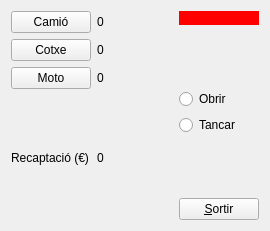
<?xml version="1.0" encoding="UTF-8"?>
<ui version="4.0">
 <class>MyForm</class>
 <widget class="QWidget" name="MyForm">
  <property name="geometry">
   <rect>
    <x>0</x>
    <y>0</y>
    <width>270</width>
    <height>231</height>
   </rect>
  </property>
  <property name="windowTitle">
   <string>Form</string>
  </property>
  <layout class="QHBoxLayout" name="horizontalLayout_3">
   <item>
    <layout class="QGridLayout" name="gridLayout">
     <item row="0" column="0">
      <widget class="QPushButton" name="pushButton">
       <property name="text">
        <string>Camió</string>
       </property>
      </widget>
     </item>
     <item row="0" column="1">
      <widget class="MyQLabel" name="label_6">
       <property name="text">
        <string>0</string>
       </property>
      </widget>
     </item>
     <item row="1" column="0">
      <widget class="QPushButton" name="pushButton_2">
       <property name="text">
        <string>Cotxe</string>
       </property>
      </widget>
     </item>
     <item row="1" column="1">
      <widget class="MyQLabel" name="label_5">
       <property name="text">
        <string>0</string>
       </property>
      </widget>
     </item>
     <item row="2" column="0">
      <widget class="QPushButton" name="pushButton_3">
       <property name="text">
        <string>Moto</string>
       </property>
      </widget>
     </item>
     <item row="2" column="1">
      <widget class="MyQLabel" name="label_4">
       <property name="text">
        <string>0</string>
       </property>
      </widget>
     </item>
     <item row="3" column="0">
      <widget class="QLabel" name="label_2">
       <property name="text">
        <string>Recaptació (€)</string>
       </property>
      </widget>
     </item>
     <item row="3" column="1">
      <widget class="MyQLabel" name="label_3">
       <property name="text">
        <string>0</string>
       </property>
      </widget>
     </item>
    </layout>
   </item>
   <item>
    <spacer name="horizontalSpacer">
     <property name="orientation">
      <enum>Qt::Horizontal</enum>
     </property>
     <property name="sizeType">
      <enum>QSizePolicy::MinimumExpanding</enum>
     </property>
     <property name="sizeHint" stdset="0">
      <size>
       <width>40</width>
       <height>20</height>
      </size>
     </property>
    </spacer>
   </item>
   <item>
    <layout class="QVBoxLayout" name="verticalLayout">
     <item>
      <widget class="MyQLabel" name="label">
       <property name="palette">
        <palette>
         <active>
          <colorrole role="WindowText">
           <brush brushstyle="SolidPattern">
            <color alpha="255">
             <red>25</red>
             <green>26</green>
             <blue>44</blue>
            </color>
           </brush>
          </colorrole>
          <colorrole role="Button">
           <brush brushstyle="SolidPattern">
            <color alpha="255">
             <red>255</red>
             <green>0</green>
             <blue>0</blue>
            </color>
           </brush>
          </colorrole>
          <colorrole role="Midlight">
           <brush brushstyle="SolidPattern">
            <color alpha="255">
             <red>203</red>
             <green>62</green>
             <blue>92</blue>
            </color>
           </brush>
          </colorrole>
          <colorrole role="Dark">
           <brush brushstyle="SolidPattern">
            <color alpha="255">
             <red>62</red>
             <green>92</green>
             <blue>177</blue>
            </color>
           </brush>
          </colorrole>
          <colorrole role="Mid">
           <brush brushstyle="SolidPattern">
            <color alpha="255">
             <red>70</red>
             <green>182</green>
             <blue>184</blue>
            </color>
           </brush>
          </colorrole>
          <colorrole role="Text">
           <brush brushstyle="SolidPattern">
            <color alpha="255">
             <red>0</red>
             <green>255</green>
             <blue>127</blue>
            </color>
           </brush>
          </colorrole>
          <colorrole role="ButtonText">
           <brush brushstyle="SolidPattern">
            <color alpha="255">
             <red>170</red>
             <green>85</green>
             <blue>255</blue>
            </color>
           </brush>
          </colorrole>
          <colorrole role="Base">
           <brush brushstyle="SolidPattern">
            <color alpha="255">
             <red>255</red>
             <green>0</green>
             <blue>0</blue>
            </color>
           </brush>
          </colorrole>
          <colorrole role="Window">
           <brush brushstyle="SolidPattern">
            <color alpha="255">
             <red>255</red>
             <green>0</green>
             <blue>0</blue>
            </color>
           </brush>
          </colorrole>
          <colorrole role="Shadow">
           <brush brushstyle="SolidPattern">
            <color alpha="255">
             <red>155</red>
             <green>39</green>
             <blue>163</blue>
            </color>
           </brush>
          </colorrole>
          <colorrole role="NoRole">
           <brush brushstyle="SolidPattern">
            <color alpha="255">
             <red>0</red>
             <green>170</green>
             <blue>0</blue>
            </color>
           </brush>
          </colorrole>
         </active>
         <inactive>
          <colorrole role="WindowText">
           <brush brushstyle="SolidPattern">
            <color alpha="255">
             <red>25</red>
             <green>26</green>
             <blue>44</blue>
            </color>
           </brush>
          </colorrole>
          <colorrole role="Button">
           <brush brushstyle="SolidPattern">
            <color alpha="255">
             <red>255</red>
             <green>0</green>
             <blue>0</blue>
            </color>
           </brush>
          </colorrole>
          <colorrole role="Midlight">
           <brush brushstyle="SolidPattern">
            <color alpha="255">
             <red>203</red>
             <green>62</green>
             <blue>92</blue>
            </color>
           </brush>
          </colorrole>
          <colorrole role="Dark">
           <brush brushstyle="SolidPattern">
            <color alpha="255">
             <red>62</red>
             <green>92</green>
             <blue>177</blue>
            </color>
           </brush>
          </colorrole>
          <colorrole role="Mid">
           <brush brushstyle="SolidPattern">
            <color alpha="255">
             <red>70</red>
             <green>182</green>
             <blue>184</blue>
            </color>
           </brush>
          </colorrole>
          <colorrole role="Text">
           <brush brushstyle="SolidPattern">
            <color alpha="255">
             <red>0</red>
             <green>255</green>
             <blue>127</blue>
            </color>
           </brush>
          </colorrole>
          <colorrole role="ButtonText">
           <brush brushstyle="SolidPattern">
            <color alpha="255">
             <red>170</red>
             <green>85</green>
             <blue>255</blue>
            </color>
           </brush>
          </colorrole>
          <colorrole role="Base">
           <brush brushstyle="SolidPattern">
            <color alpha="255">
             <red>255</red>
             <green>0</green>
             <blue>0</blue>
            </color>
           </brush>
          </colorrole>
          <colorrole role="Window">
           <brush brushstyle="SolidPattern">
            <color alpha="255">
             <red>255</red>
             <green>0</green>
             <blue>0</blue>
            </color>
           </brush>
          </colorrole>
          <colorrole role="Shadow">
           <brush brushstyle="SolidPattern">
            <color alpha="255">
             <red>155</red>
             <green>39</green>
             <blue>163</blue>
            </color>
           </brush>
          </colorrole>
          <colorrole role="NoRole">
           <brush brushstyle="SolidPattern">
            <color alpha="255">
             <red>0</red>
             <green>170</green>
             <blue>0</blue>
            </color>
           </brush>
          </colorrole>
         </inactive>
         <disabled>
          <colorrole role="WindowText">
           <brush brushstyle="SolidPattern">
            <color alpha="255">
             <red>62</red>
             <green>92</green>
             <blue>177</blue>
            </color>
           </brush>
          </colorrole>
          <colorrole role="Button">
           <brush brushstyle="SolidPattern">
            <color alpha="255">
             <red>255</red>
             <green>0</green>
             <blue>0</blue>
            </color>
           </brush>
          </colorrole>
          <colorrole role="Midlight">
           <brush brushstyle="SolidPattern">
            <color alpha="255">
             <red>203</red>
             <green>62</green>
             <blue>92</blue>
            </color>
           </brush>
          </colorrole>
          <colorrole role="Dark">
           <brush brushstyle="SolidPattern">
            <color alpha="255">
             <red>62</red>
             <green>92</green>
             <blue>177</blue>
            </color>
           </brush>
          </colorrole>
          <colorrole role="Mid">
           <brush brushstyle="SolidPattern">
            <color alpha="255">
             <red>70</red>
             <green>182</green>
             <blue>184</blue>
            </color>
           </brush>
          </colorrole>
          <colorrole role="Text">
           <brush brushstyle="SolidPattern">
            <color alpha="255">
             <red>62</red>
             <green>92</green>
             <blue>177</blue>
            </color>
           </brush>
          </colorrole>
          <colorrole role="ButtonText">
           <brush brushstyle="SolidPattern">
            <color alpha="255">
             <red>62</red>
             <green>92</green>
             <blue>177</blue>
            </color>
           </brush>
          </colorrole>
          <colorrole role="Base">
           <brush brushstyle="SolidPattern">
            <color alpha="255">
             <red>255</red>
             <green>0</green>
             <blue>0</blue>
            </color>
           </brush>
          </colorrole>
          <colorrole role="Window">
           <brush brushstyle="SolidPattern">
            <color alpha="255">
             <red>255</red>
             <green>0</green>
             <blue>0</blue>
            </color>
           </brush>
          </colorrole>
          <colorrole role="Shadow">
           <brush brushstyle="SolidPattern">
            <color alpha="255">
             <red>155</red>
             <green>39</green>
             <blue>163</blue>
            </color>
           </brush>
          </colorrole>
          <colorrole role="NoRole">
           <brush brushstyle="SolidPattern">
            <color alpha="255">
             <red>0</red>
             <green>170</green>
             <blue>0</blue>
            </color>
           </brush>
          </colorrole>
         </disabled>
        </palette>
       </property>
       <property name="styleSheet">
        <string notr="true">background:red;</string>
       </property>
       <property name="text">
        <string/>
       </property>
      </widget>
     </item>
     <item>
      <spacer name="verticalSpacer_2">
       <property name="orientation">
        <enum>Qt::Vertical</enum>
       </property>
       <property name="sizeType">
        <enum>QSizePolicy::MinimumExpanding</enum>
       </property>
       <property name="sizeHint" stdset="0">
        <size>
         <width>20</width>
         <height>40</height>
        </size>
       </property>
      </spacer>
     </item>
     <item>
      <widget class="QRadioButton" name="radioButton">
       <property name="text">
        <string>Obrir</string>
       </property>
      </widget>
     </item>
     <item>
      <widget class="QRadioButton" name="radioButton_2">
       <property name="text">
        <string>Tancar</string>
       </property>
      </widget>
     </item>
     <item>
      <spacer name="verticalSpacer">
       <property name="orientation">
        <enum>Qt::Vertical</enum>
       </property>
       <property name="sizeType">
        <enum>QSizePolicy::MinimumExpanding</enum>
       </property>
       <property name="sizeHint" stdset="0">
        <size>
         <width>20</width>
         <height>40</height>
        </size>
       </property>
      </spacer>
     </item>
     <item>
      <widget class="QPushButton" name="pushButton_4">
       <property name="text">
        <string>&amp;Sortir</string>
       </property>
      </widget>
     </item>
    </layout>
   </item>
  </layout>
 </widget>
 <customwidgets>
  <customwidget>
   <class>MyQLabel</class>
   <extends>QLabel</extends>
   <header>MyQLabel.h</header>
   <slots>
    <slot>obert()</slot>
    <slot>tancat()</slot>
    <slot>camio()</slot>
    <slot>cotxe()</slot>
    <slot>moto()</slot>
    <slot>unEuro()</slot>
    <slot>quatreEuro()</slot>
   </slots>
  </customwidget>
 </customwidgets>
 <resources/>
 <connections>
  <connection>
   <sender>radioButton</sender>
   <signal>clicked()</signal>
   <receiver>label</receiver>
   <slot>obert()</slot>
   <hints>
    <hint type="sourcelabel">
     <x>253</x>
     <y>107</y>
    </hint>
    <hint type="destinationlabel">
     <x>258</x>
     <y>28</y>
    </hint>
   </hints>
  </connection>
  <connection>
   <sender>radioButton_2</sender>
   <signal>clicked()</signal>
   <receiver>label</receiver>
   <slot>tancat()</slot>
   <hints>
    <hint type="sourcelabel">
     <x>253</x>
     <y>139</y>
    </hint>
    <hint type="destinationlabel">
     <x>258</x>
     <y>27</y>
    </hint>
   </hints>
  </connection>
  <connection>
   <sender>pushButton</sender>
   <signal>clicked()</signal>
   <receiver>label_6</receiver>
   <slot>camio()</slot>
   <hints>
    <hint type="sourcelabel">
     <x>92</x>
     <y>24</y>
    </hint>
    <hint type="destinationlabel">
     <x>116</x>
     <y>28</y>
    </hint>
   </hints>
  </connection>
  <connection>
   <sender>pushButton_2</sender>
   <signal>clicked()</signal>
   <receiver>label_5</receiver>
   <slot>cotxe()</slot>
   <hints>
    <hint type="sourcelabel">
     <x>64</x>
     <y>55</y>
    </hint>
    <hint type="destinationlabel">
     <x>116</x>
     <y>63</y>
    </hint>
   </hints>
  </connection>
  <connection>
   <sender>pushButton_3</sender>
   <signal>clicked()</signal>
   <receiver>label_4</receiver>
   <slot>moto()</slot>
   <hints>
    <hint type="sourcelabel">
     <x>78</x>
     <y>88</y>
    </hint>
    <hint type="destinationlabel">
     <x>118</x>
     <y>97</y>
    </hint>
   </hints>
  </connection>
  <connection>
   <sender>pushButton_4</sender>
   <signal>clicked()</signal>
   <receiver>MyForm</receiver>
   <slot>close()</slot>
   <hints>
    <hint type="sourcelabel">
     <x>258</x>
     <y>217</y>
    </hint>
    <hint type="destinationlabel">
     <x>269</x>
     <y>230</y>
    </hint>
   </hints>
  </connection>
  <connection>
   <sender>pushButton_2</sender>
   <signal>clicked()</signal>
   <receiver>label_3</receiver>
   <slot>unEuro()</slot>
   <hints>
    <hint type="sourcelabel">
     <x>23</x>
     <y>59</y>
    </hint>
    <hint type="destinationlabel">
     <x>113</x>
     <y>206</y>
    </hint>
   </hints>
  </connection>
  <connection>
   <sender>pushButton_3</sender>
   <signal>clicked()</signal>
   <receiver>label_3</receiver>
   <slot>unEuro()</slot>
   <hints>
    <hint type="sourcelabel">
     <x>52</x>
     <y>97</y>
    </hint>
    <hint type="destinationlabel">
     <x>116</x>
     <y>205</y>
    </hint>
   </hints>
  </connection>
  <connection>
   <sender>pushButton</sender>
   <signal>clicked()</signal>
   <receiver>label_3</receiver>
   <slot>quatreEuro()</slot>
   <hints>
    <hint type="sourcelabel">
     <x>84</x>
     <y>21</y>
    </hint>
    <hint type="destinationlabel">
     <x>120</x>
     <y>220</y>
    </hint>
   </hints>
  </connection>
  <connection>
   <sender>radioButton</sender>
   <signal>clicked()</signal>
   <receiver>label_6</receiver>
   <slot>obert()</slot>
   <hints>
    <hint type="sourcelabel">
     <x>253</x>
     <y>107</y>
    </hint>
    <hint type="destinationlabel">
     <x>117</x>
     <y>23</y>
    </hint>
   </hints>
  </connection>
  <connection>
   <sender>radioButton</sender>
   <signal>clicked()</signal>
   <receiver>label_5</receiver>
   <slot>obert()</slot>
   <hints>
    <hint type="sourcelabel">
     <x>253</x>
     <y>107</y>
    </hint>
    <hint type="destinationlabel">
     <x>116</x>
     <y>57</y>
    </hint>
   </hints>
  </connection>
  <connection>
   <sender>radioButton</sender>
   <signal>clicked()</signal>
   <receiver>label_4</receiver>
   <slot>obert()</slot>
   <hints>
    <hint type="sourcelabel">
     <x>253</x>
     <y>107</y>
    </hint>
    <hint type="destinationlabel">
     <x>115</x>
     <y>91</y>
    </hint>
   </hints>
  </connection>
  <connection>
   <sender>radioButton_2</sender>
   <signal>clicked()</signal>
   <receiver>label_6</receiver>
   <slot>tancat()</slot>
   <hints>
    <hint type="sourcelabel">
     <x>253</x>
     <y>139</y>
    </hint>
    <hint type="destinationlabel">
     <x>117</x>
     <y>27</y>
    </hint>
   </hints>
  </connection>
  <connection>
   <sender>radioButton_2</sender>
   <signal>clicked()</signal>
   <receiver>label_5</receiver>
   <slot>tancat()</slot>
   <hints>
    <hint type="sourcelabel">
     <x>253</x>
     <y>139</y>
    </hint>
    <hint type="destinationlabel">
     <x>112</x>
     <y>56</y>
    </hint>
   </hints>
  </connection>
  <connection>
   <sender>radioButton_2</sender>
   <signal>clicked()</signal>
   <receiver>label_4</receiver>
   <slot>tancat()</slot>
   <hints>
    <hint type="sourcelabel">
     <x>253</x>
     <y>139</y>
    </hint>
    <hint type="destinationlabel">
     <x>113</x>
     <y>100</y>
    </hint>
   </hints>
  </connection>
  <connection>
   <sender>radioButton</sender>
   <signal>clicked()</signal>
   <receiver>label_3</receiver>
   <slot>obert()</slot>
   <hints>
    <hint type="sourcelabel">
     <x>253</x>
     <y>107</y>
    </hint>
    <hint type="destinationlabel">
     <x>116</x>
     <y>208</y>
    </hint>
   </hints>
  </connection>
  <connection>
   <sender>radioButton_2</sender>
   <signal>clicked()</signal>
   <receiver>label_3</receiver>
   <slot>tancat()</slot>
   <hints>
    <hint type="sourcelabel">
     <x>253</x>
     <y>139</y>
    </hint>
    <hint type="destinationlabel">
     <x>117</x>
     <y>212</y>
    </hint>
   </hints>
  </connection>
 </connections>
</ui>
